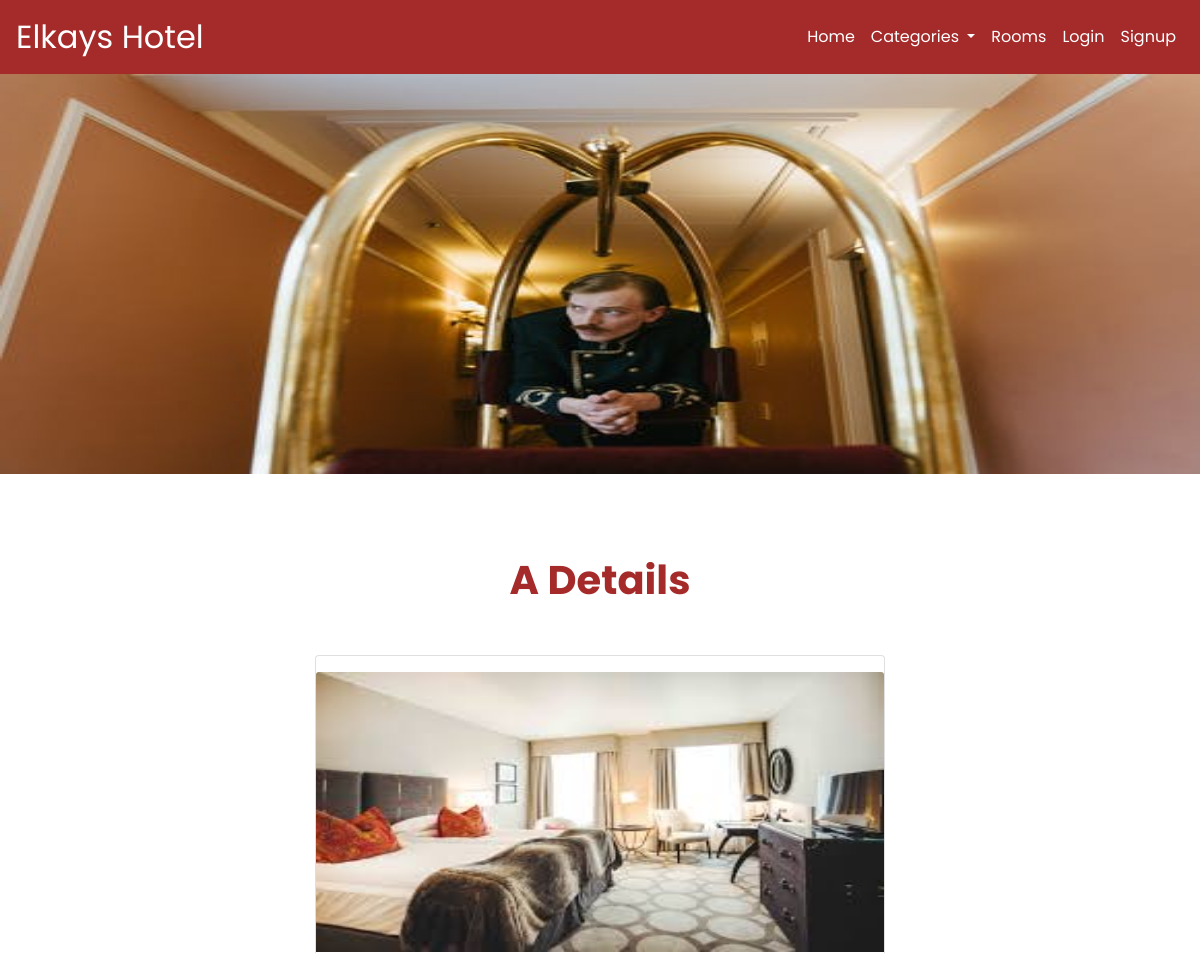
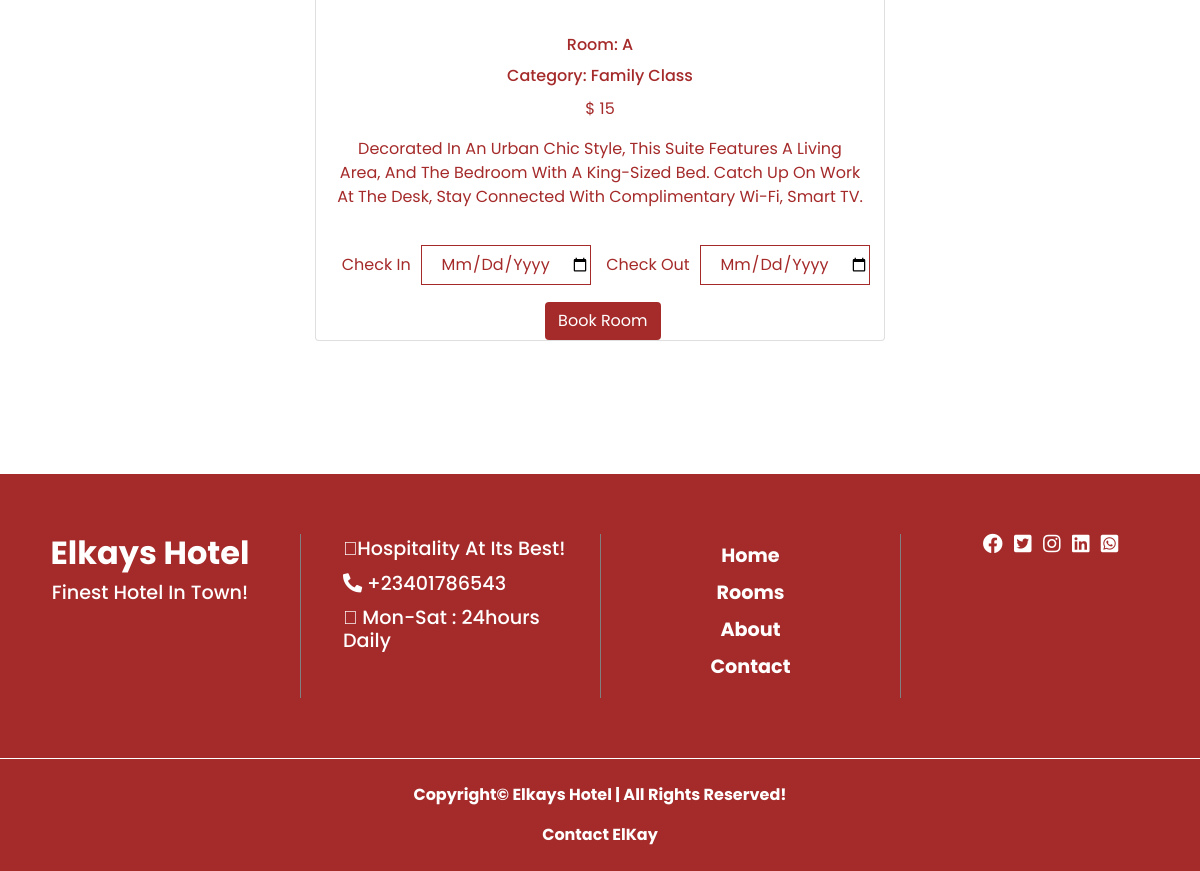
/details/5/, run on the app's committed database (2 pictures, top to bottom).
### hotel/models.py (models this page shows, shortened)
class Room(models.Model):
    ROOM_CATEGORIES=(
        ('ECO', 'ECONOMY'),
        ('FAM', 'FAMILY'),
        ('BUS', 'BUSINESS'),
    )
    category = models.ForeignKey(Category, on_delete=models.CASCADE)
    name = models.CharField(max_length=50)
    number = models.IntegerField()
    image = models.ImageField(upload_to='products', default='pix.jpg')
    beds = models.IntegerField()
    capacity = models.IntegerField()
    price = models.IntegerField()
    description = models.TextField()
    available = models.BooleanField(default=True)
    eco = models.BooleanField(default=False)
    fam = models.BooleanField(default=False)
    biz = models.BooleanField(default=False)
    min_order = models.IntegerField(default=1)
    max_order = models.IntegerField(default=3)

class Category(models.Model):
    title = models.CharField(max_length=50)
    image = models.ImageField(upload_to='rooms', default='pix.jpg')
    class Meta:
            db_table = 'category'
            managed = True
            verbose_name = 'Category'
            verbose_name_plural = 'Categories'

### hotel/views.py (the view)
# urls.py: path('details/<str:id>/',views.details, name='details'),
def details(request, id):
    details=Room.objects.get(pk=id)
    context={
        'details':details
    }
    return render(request, 'details.html',context)

### hotel/context_processor.py (called while the page is built)
def booking_viewread(request):
    booking_view=Booking.objects.filter(user__username=request.user.username, paid_order=False)
    booking_viewreader=0
    for item in booking_view:
        booking_viewreader += item.days
    context={
        'booking_viewreader':booking_viewreader
    }
    return context

def dropdown(request):
    categories = Category.objects.all()
    context = {
        'categories':categories
    }
    return context

### hotel/templates/details.html (shortened to what this page needs)
{% extends "base.html" %}
{% load static %}
{% block content %}
<div class="pbanner"></div>
<div class="container-fluid prod">
    <h1 class="">{{details.name|title}} Details</h1>
    <div class="row">
        <div class="col-12 col-sm-12 col-md-3 col-lg-3 mb-3 mt-3 w-25"></div>
        <div class="col-12 col-sm-12 col-md-6 col-lg-6 mb-3 mt-3 w-50">
            <div class="card w-100 text-center pt-3">
                <img src="{{details.image.url}}" alt="image-fluid" class="card-img-top w-100">
                <div class="card-body mt-3">
                <h5 class="card-title">Room: {{details.name}}</h5>
                <h5 class="card-title">Category: {{details.category.title}}</h5>
                <p>$ {{details.price}}</p>
                <p>{{details.description}}</p>
                </div>
                <div class="deform">
                    <form  method="POST" action="{% url 'booking' %}">
                        <div class="input">
                            <label for="check_in">Check In</label>
                            <input type="date"  id="check_in" name="checkin" required>
                            <label for="check_out">Check Out</label>
                            <input type="date"  id="check_out" name="checkout" required>
                        </div>
                        <button type="submit" class="btn">Book Room</button>
                </form>
                </div>
            </div>
        </div>
        <div class="col-12 col-sm-12 col-md-3 col-lg-3 mb-3 mt-3 w-25"></div>
    </div>
</div>
{% endblock content %}
{% block footer %}{% include "footer.html" %}{% endblock footer %}

### hotel/static/css/hotel.css (style rules this page uses)
* { margin: 0; padding: 0; box-sizing: border-box; font-family: 'Poppins', sans-serif; text-transform: capitalize; text-decoration: none; }
html { scroll-behavior: smooth; }
.pbanner { background: url(../imgg/lobby2.jpeg); height: 50vh; background-position: center; background-repeat: no-repeat; background-size: 100% 100%; width: 100%; color: white; }
.prod .row { margin-bottom: 10% !important; }
.prod h1 { margin-top: 7%; margin-bottom: 3%; font-size: 2.5em; font-weight: 700; color: brown; text-transform: capitalize; text-align: center; }
.prod a, .prod h5, .prod p { color: brown; font-size: 1em; text-decoration: none; text-align: center; text-transform: capitalize; }
.prod img { height: 35vh; }
.deform input { color: brown; text-align: center; width: 80px; height: 40px; margin-bottom: 3%; border: 1px solid brown; outline: none; font-size: 1em; font-weight: 400; }
.deform .input input { color: brown; text-align: center; width: 170px; height: 40px; margin-bottom: 3%; font-size: 1em; font-weight: 400; }
.deform .input label { color: brown; text-align: center; margin-left: 2%; margin-right: 1%; font-size: 1em; font-weight: 400; }
.deform button { color: white; background: brown; text-align: center; margin-left: 2%; margin-right: 1%; font-size: 1em; font-weight: 400; }
.deform label { color: brown; text-align: center; margin-left: 2%; margin-right: 1%; font-size: 1em; font-weight: 400; }

### data on the page
Room: name "A", image (picture), category "Family Class", price "15", description "Decorated In An Urban Chic Style, This Suite Features A Living Area, And The Bedroom With A King-Sized Bed. Catch Up On Work At The Desk, Stay Connected With Complimentary Wi-Fi, Smart TV."
